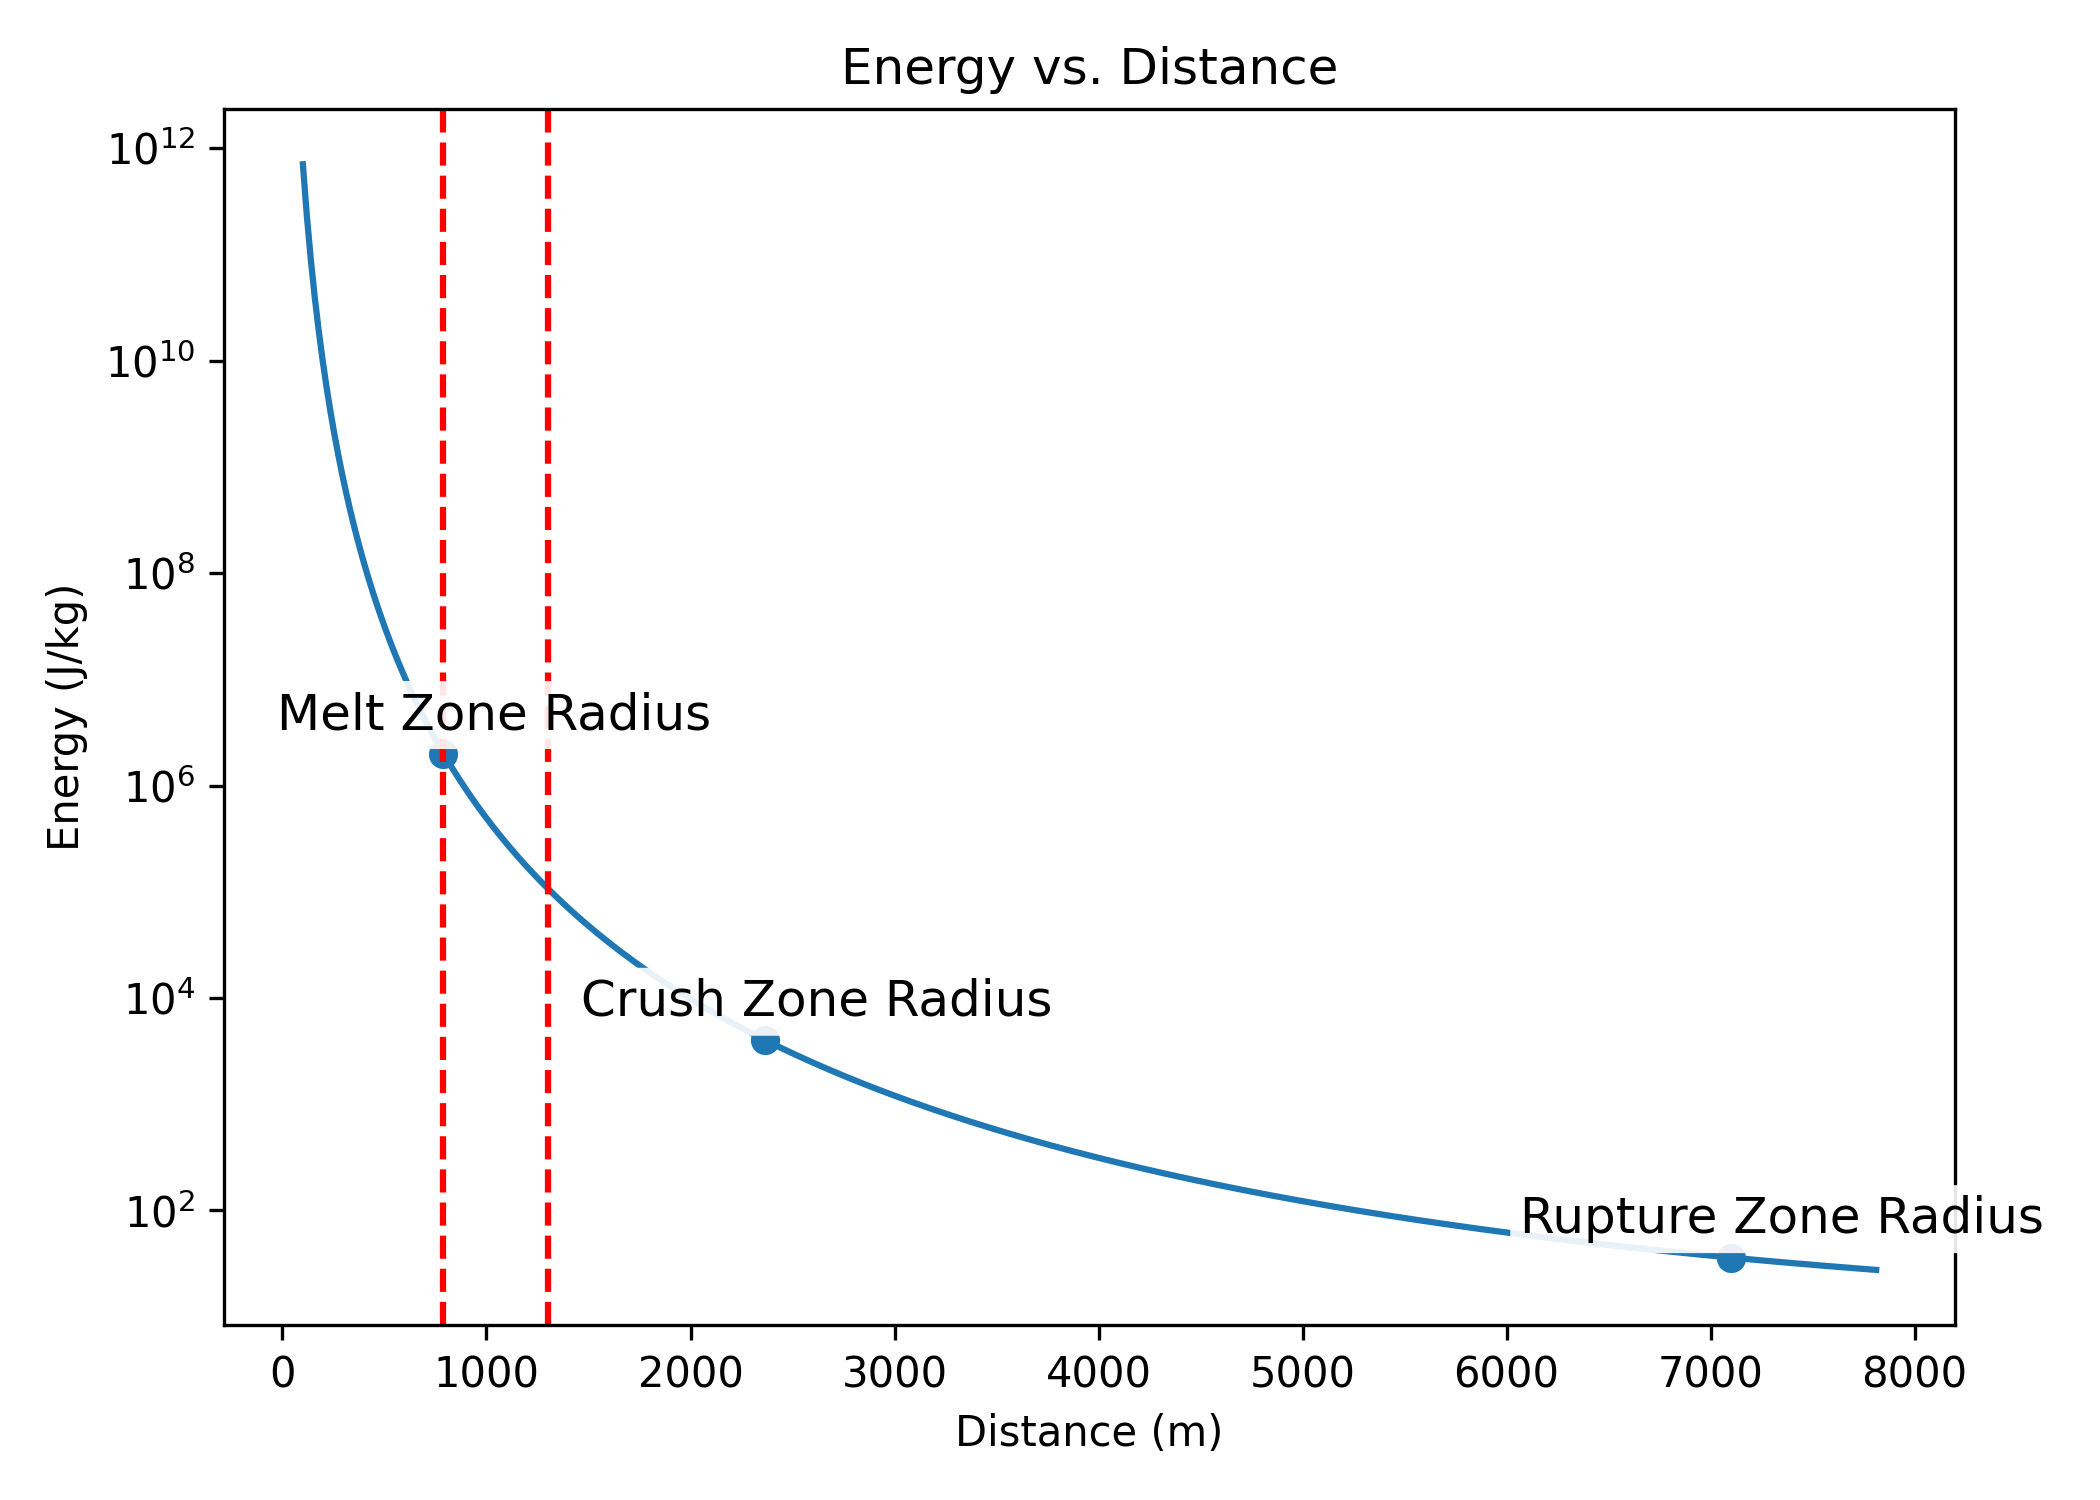

This chart was generated by the following Python code:
# https://chatgpt.com/share/68c2a588-79d8-8006-a1ad-42bc93071e5c




# Fit a smooth trendline through (r, E) with a physically-plausible model:
#   E(r) = A * r^{-n} * exp(-alpha * r)
# which captures geometric spreading (n) and intrinsic attenuation (alpha).
#
# Then plot the curve + anchor points.
import numpy as np
import matplotlib.pyplot as plt
from scipy.integrate import quad


from swebrec_combined import *
lam = 0.5142



W = 100000 # [kt]
r_melt = 17*W**(1/3)
r_crush = 3*r_melt
r_rupture = 9*r_melt


# Given data
r = np.array([r_melt, r_crush, r_rupture])        # distance
# E = np.array([2e6, 6.8e4, 3.6e1])               # implied energy (units arbitrary)

# https://www.mdpi.com/2075-163X/13/8/1059
# new value says 4E3 for crushing
E = np.array([2e6, 4e3, 3.6e1])               # implied energy (units arbitrary)







# Solve exactly for (A, n, alpha) using log-linear system:
# log E = log A - n * log r - alpha * r
X = np.column_stack([np.ones_like(r), -np.log(r), -r])
y = np.log(E)
logA, n, alpha = np.linalg.solve(X, y)
A = float(np.exp(logA))

# Model function
def E_model(r_):
    r_ = np.asarray(r_, dtype=float)
    return A * r_**(-n) * np.exp(-alpha * r_)

# Optional: evaluate some interpolate points
r_plot = np.linspace(100, r_rupture*1.1, 400)
E_plot = E_model(r_plot)

# Print the fitted parameters for reference
print(f"Fitted model: E(r) = A * r^(-n) * exp(-alpha * r)")
print(f"A = {A:.6g}")
print(f"n = {n:.6g}")
print(f"alpha = {alpha:.6g}  (1/m)")

# Plot
plt.figure(figsize=(7,5))
plt.plot(r_plot, E_plot, label="Fit: A r^{-n} e^{-α r}")
plt.scatter(r, E, marker='o', label="Data points")


labels = ['Melt Zone Radius', 'Crush Zone Radius', 'Rupture Zone Radius']
for i, (x, y) in enumerate(zip(r, E)):
    plt.text(x+250, y*1.7, labels[i], ha='center', fontsize=12,
                bbox=dict(facecolor='white', alpha=0.9, edgecolor='none', boxstyle='round,pad=0.2')
    )  # 1.1 shifts the text upward



plt.axvline(x=r_melt, color='r', linestyle='--', label='')
plt.axvline(x=1300, color='r', linestyle='--', label='')





# plt.axhline(y=2e6, color='r', linestyle='--', label='')
# plt.axhline(y=8e4, color='r', linestyle='--', label='')

plt.yscale('log')
plt.xlabel("Distance (m)")
plt.ylabel("Energy (J/kg)")
plt.title("Energy vs. Distance")
# plt.legend()
plt.tight_layout()

plt.savefig('energy_vs_distance.png', dpi=300)









print('==================================')

# for W in [1000, 10000, 100000]:
for W in [100000]: # 100 Mt
    r_melt = 17*W**(1/3)
    r_crush = 3*r_melt
    r_rupture = 9*r_melt
    crush_zone_range = r_crush-r_melt
    crush_zone_volume = 4/3*3.14159*(r_crush**3) - 4/3*3.14159*(r_melt**3)
    crush_zone_mass = crush_zone_volume*3

    r_desired_particles = 1300
    percent_taken = 0.2
    desired_particles_volume = 4/3*3.14159*(r_desired_particles**3) - 4/3*3.14159*(r_melt**3)
    desired_particles_mass = desired_particles_volume*3*percent_taken # [t]

    print(r_melt)
    print(f'{crush_zone_range:e}')
    print(f'{crush_zone_volume:e}')
    print(f'{crush_zone_mass:e}')
    # print(f'{4/3*3.14159*(r_melt**3):e}')
    print(f'{E_model(r_desired_particles):e}')

    print(f'{desired_particles_volume:e}')
    print(f'{desired_particles_mass:e}')
    print()

    # Integration limits
    r_min, r_max = r_melt, r_desired_particles

    # Numerical integration
    area, error = quad(E_model, r_min, r_max)
    print(f'{area:e}')





print('==================================')


desired_particle_size = 6.1e-3 # [mm]
desired_particle_size = 50e-3
# desired_particle_size = 50e-3




step_size = 1
rock_density = 3 # [t]
total_mass_of_desired = 0
for r in range(int(r_melt), int(r_crush), step_size):
    # volume of this step
    volume_shell = 4/3*3.14159*(r**3) - 4/3*3.14159*((r-1)**3)
    # print(volume_shell)

    # energy at this step
    Ecs = E_model(r)

    # percent of mass is the desired particle size
    # taken from the swebrec
    percent_of_mass_desired = P_of_x_fan_consistent(desired_particle_size, Ecs/3.6e3, lam)
    print(r)
    print(percent_of_mass_desired)

    # mass of desired
    mass_of_desired = volume_shell*rock_density*percent_of_mass_desired

    total_mass_of_desired += mass_of_desired


print(f'Total Mass of Particles at the Desired Size = {total_mass_of_desired:.4g} tons')
print(f'Total Mass of Particles compared to mass required = {total_mass_of_desired/6E10*100:.4g}%')


















plt.show()




